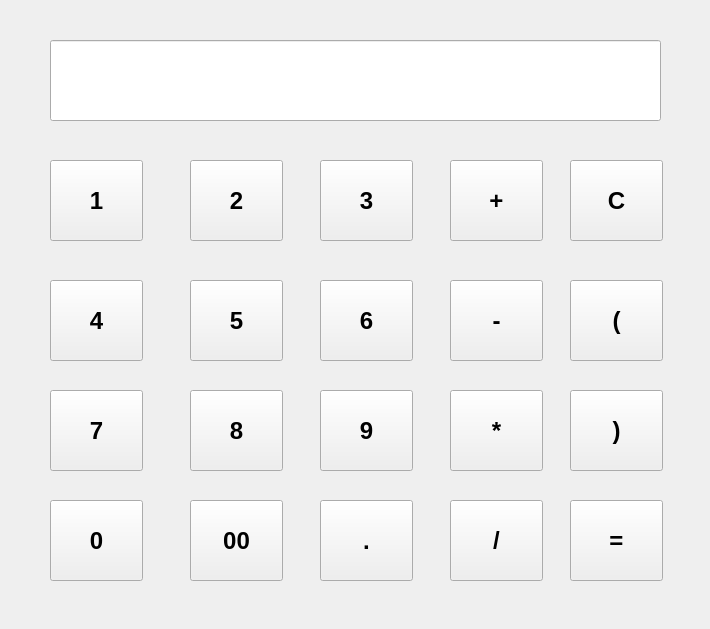
<?xml version="1.0" encoding="UTF-8"?>
<ui version="4.0">
 <class>Form</class>
 <widget class="QWidget" name="Form">
  <property name="geometry">
   <rect>
    <x>0</x>
    <y>0</y>
    <width>710</width>
    <height>629</height>
   </rect>
  </property>
  <property name="windowTitle">
   <string>Calculator</string>
  </property>
  <widget class="QLineEdit" name="calcLCD">
   <property name="geometry">
    <rect>
     <x>50</x>
     <y>40</y>
     <width>611</width>
     <height>81</height>
    </rect>
   </property>
   <property name="font">
    <font>
     <pointsize>28</pointsize>
     <weight>75</weight>
     <bold>true</bold>
    </font>
   </property>
   <property name="readOnly">
    <bool>true</bool>
   </property>
  </widget>
  <widget class="QPushButton" name="button_1">
   <property name="geometry">
    <rect>
     <x>50</x>
     <y>160</y>
     <width>93</width>
     <height>81</height>
    </rect>
   </property>
   <property name="font">
    <font>
     <pointsize>18</pointsize>
     <weight>75</weight>
     <bold>true</bold>
    </font>
   </property>
   <property name="text">
    <string>1</string>
   </property>
  </widget>
  <widget class="QPushButton" name="button_2">
   <property name="geometry">
    <rect>
     <x>190</x>
     <y>160</y>
     <width>93</width>
     <height>81</height>
    </rect>
   </property>
   <property name="font">
    <font>
     <pointsize>18</pointsize>
     <weight>75</weight>
     <bold>true</bold>
    </font>
   </property>
   <property name="text">
    <string>2</string>
   </property>
  </widget>
  <widget class="QPushButton" name="button_3">
   <property name="geometry">
    <rect>
     <x>320</x>
     <y>160</y>
     <width>93</width>
     <height>81</height>
    </rect>
   </property>
   <property name="font">
    <font>
     <pointsize>18</pointsize>
     <weight>75</weight>
     <bold>true</bold>
    </font>
   </property>
   <property name="text">
    <string>3</string>
   </property>
  </widget>
  <widget class="QPushButton" name="button_4">
   <property name="geometry">
    <rect>
     <x>50</x>
     <y>280</y>
     <width>93</width>
     <height>81</height>
    </rect>
   </property>
   <property name="font">
    <font>
     <pointsize>18</pointsize>
     <weight>75</weight>
     <bold>true</bold>
    </font>
   </property>
   <property name="text">
    <string>4</string>
   </property>
  </widget>
  <widget class="QPushButton" name="button_5">
   <property name="geometry">
    <rect>
     <x>190</x>
     <y>280</y>
     <width>93</width>
     <height>81</height>
    </rect>
   </property>
   <property name="font">
    <font>
     <pointsize>18</pointsize>
     <weight>75</weight>
     <bold>true</bold>
    </font>
   </property>
   <property name="text">
    <string>5</string>
   </property>
  </widget>
  <widget class="QPushButton" name="button_6">
   <property name="geometry">
    <rect>
     <x>320</x>
     <y>280</y>
     <width>93</width>
     <height>81</height>
    </rect>
   </property>
   <property name="font">
    <font>
     <pointsize>18</pointsize>
     <weight>75</weight>
     <bold>true</bold>
    </font>
   </property>
   <property name="text">
    <string>6</string>
   </property>
  </widget>
  <widget class="QPushButton" name="button_7">
   <property name="geometry">
    <rect>
     <x>50</x>
     <y>390</y>
     <width>93</width>
     <height>81</height>
    </rect>
   </property>
   <property name="font">
    <font>
     <pointsize>18</pointsize>
     <weight>75</weight>
     <bold>true</bold>
    </font>
   </property>
   <property name="text">
    <string>7</string>
   </property>
  </widget>
  <widget class="QPushButton" name="button_8">
   <property name="geometry">
    <rect>
     <x>190</x>
     <y>390</y>
     <width>93</width>
     <height>81</height>
    </rect>
   </property>
   <property name="font">
    <font>
     <pointsize>18</pointsize>
     <weight>75</weight>
     <bold>true</bold>
    </font>
   </property>
   <property name="text">
    <string>8</string>
   </property>
  </widget>
  <widget class="QPushButton" name="button_9">
   <property name="geometry">
    <rect>
     <x>320</x>
     <y>390</y>
     <width>93</width>
     <height>81</height>
    </rect>
   </property>
   <property name="font">
    <font>
     <pointsize>18</pointsize>
     <weight>75</weight>
     <bold>true</bold>
    </font>
   </property>
   <property name="text">
    <string>9</string>
   </property>
  </widget>
  <widget class="QPushButton" name="button_0">
   <property name="geometry">
    <rect>
     <x>50</x>
     <y>500</y>
     <width>93</width>
     <height>81</height>
    </rect>
   </property>
   <property name="font">
    <font>
     <pointsize>18</pointsize>
     <weight>75</weight>
     <bold>true</bold>
    </font>
   </property>
   <property name="text">
    <string>0</string>
   </property>
  </widget>
  <widget class="QPushButton" name="button_00">
   <property name="geometry">
    <rect>
     <x>190</x>
     <y>500</y>
     <width>93</width>
     <height>81</height>
    </rect>
   </property>
   <property name="font">
    <font>
     <pointsize>18</pointsize>
     <weight>75</weight>
     <bold>true</bold>
    </font>
   </property>
   <property name="text">
    <string>00</string>
   </property>
  </widget>
  <widget class="QPushButton" name="button_dot">
   <property name="geometry">
    <rect>
     <x>320</x>
     <y>500</y>
     <width>93</width>
     <height>81</height>
    </rect>
   </property>
   <property name="font">
    <font>
     <pointsize>18</pointsize>
     <weight>75</weight>
     <bold>true</bold>
    </font>
   </property>
   <property name="text">
    <string>.</string>
   </property>
  </widget>
  <widget class="QPushButton" name="button_add">
   <property name="geometry">
    <rect>
     <x>450</x>
     <y>160</y>
     <width>93</width>
     <height>81</height>
    </rect>
   </property>
   <property name="font">
    <font>
     <pointsize>18</pointsize>
     <weight>75</weight>
     <bold>true</bold>
    </font>
   </property>
   <property name="text">
    <string>+</string>
   </property>
  </widget>
  <widget class="QPushButton" name="button_minus">
   <property name="geometry">
    <rect>
     <x>450</x>
     <y>280</y>
     <width>93</width>
     <height>81</height>
    </rect>
   </property>
   <property name="font">
    <font>
     <pointsize>18</pointsize>
     <weight>75</weight>
     <bold>true</bold>
    </font>
   </property>
   <property name="text">
    <string>-</string>
   </property>
  </widget>
  <widget class="QPushButton" name="button_mul">
   <property name="geometry">
    <rect>
     <x>450</x>
     <y>390</y>
     <width>93</width>
     <height>81</height>
    </rect>
   </property>
   <property name="font">
    <font>
     <pointsize>18</pointsize>
     <weight>75</weight>
     <bold>true</bold>
    </font>
   </property>
   <property name="text">
    <string>*</string>
   </property>
  </widget>
  <widget class="QPushButton" name="button_div">
   <property name="geometry">
    <rect>
     <x>450</x>
     <y>500</y>
     <width>93</width>
     <height>81</height>
    </rect>
   </property>
   <property name="font">
    <font>
     <pointsize>18</pointsize>
     <weight>75</weight>
     <bold>true</bold>
    </font>
   </property>
   <property name="text">
    <string>/</string>
   </property>
  </widget>
  <widget class="QPushButton" name="button_c">
   <property name="geometry">
    <rect>
     <x>570</x>
     <y>160</y>
     <width>93</width>
     <height>81</height>
    </rect>
   </property>
   <property name="font">
    <font>
     <pointsize>18</pointsize>
     <weight>75</weight>
     <bold>true</bold>
    </font>
   </property>
   <property name="text">
    <string>C</string>
   </property>
  </widget>
  <widget class="QPushButton" name="button_open">
   <property name="geometry">
    <rect>
     <x>570</x>
     <y>280</y>
     <width>93</width>
     <height>81</height>
    </rect>
   </property>
   <property name="font">
    <font>
     <pointsize>18</pointsize>
     <weight>75</weight>
     <bold>true</bold>
    </font>
   </property>
   <property name="text">
    <string>(</string>
   </property>
  </widget>
  <widget class="QPushButton" name="button_10">
   <property name="geometry">
    <rect>
     <x>570</x>
     <y>390</y>
     <width>93</width>
     <height>81</height>
    </rect>
   </property>
   <property name="font">
    <font>
     <pointsize>18</pointsize>
     <weight>75</weight>
     <bold>true</bold>
    </font>
   </property>
   <property name="text">
    <string>)</string>
   </property>
  </widget>
  <widget class="QPushButton" name="button_11">
   <property name="geometry">
    <rect>
     <x>570</x>
     <y>500</y>
     <width>93</width>
     <height>81</height>
    </rect>
   </property>
   <property name="font">
    <font>
     <pointsize>18</pointsize>
     <weight>75</weight>
     <bold>true</bold>
    </font>
   </property>
   <property name="text">
    <string>=</string>
   </property>
  </widget>
 </widget>
 <resources/>
 <connections/>
</ui>
